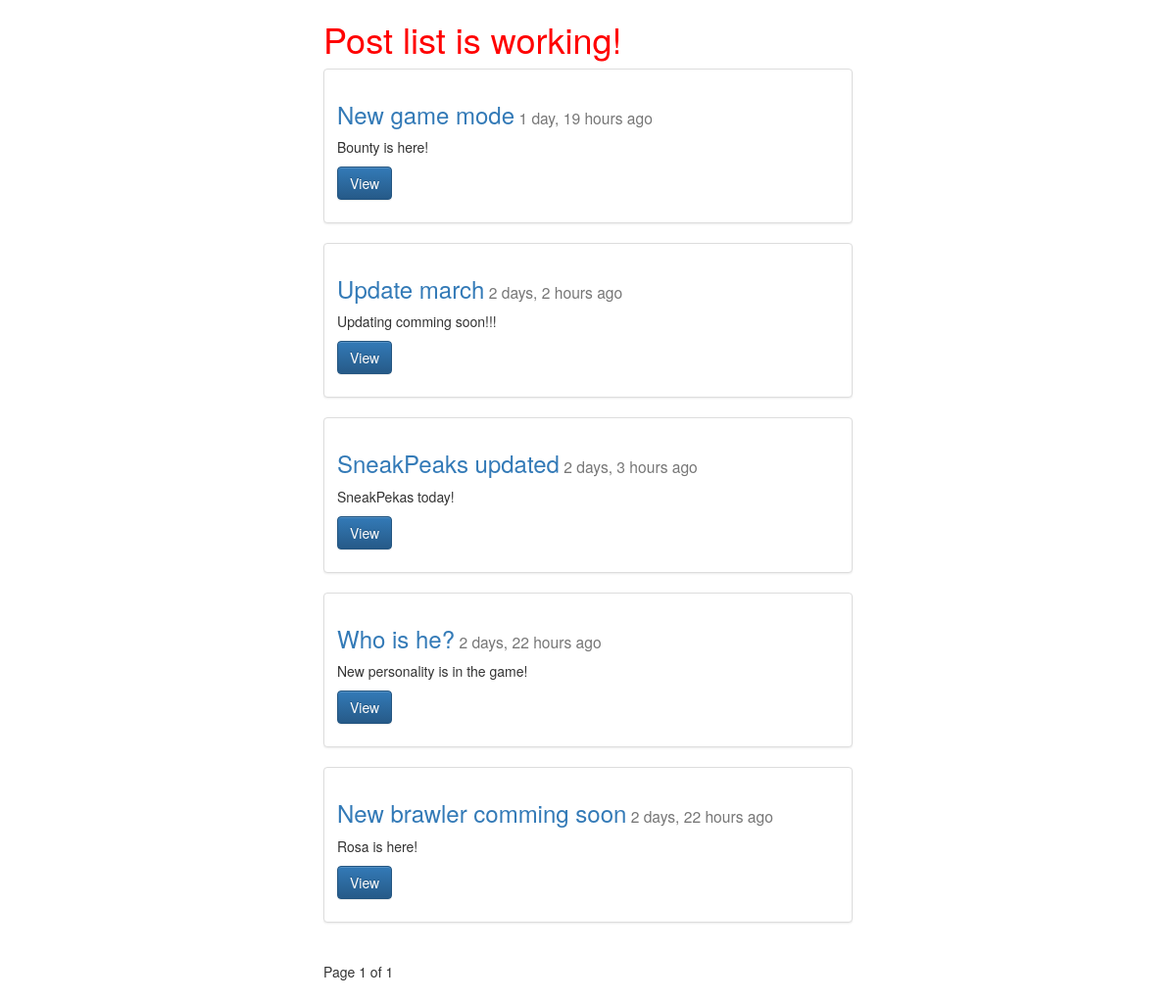
/posts/, run on an earlier commit of the app's database.
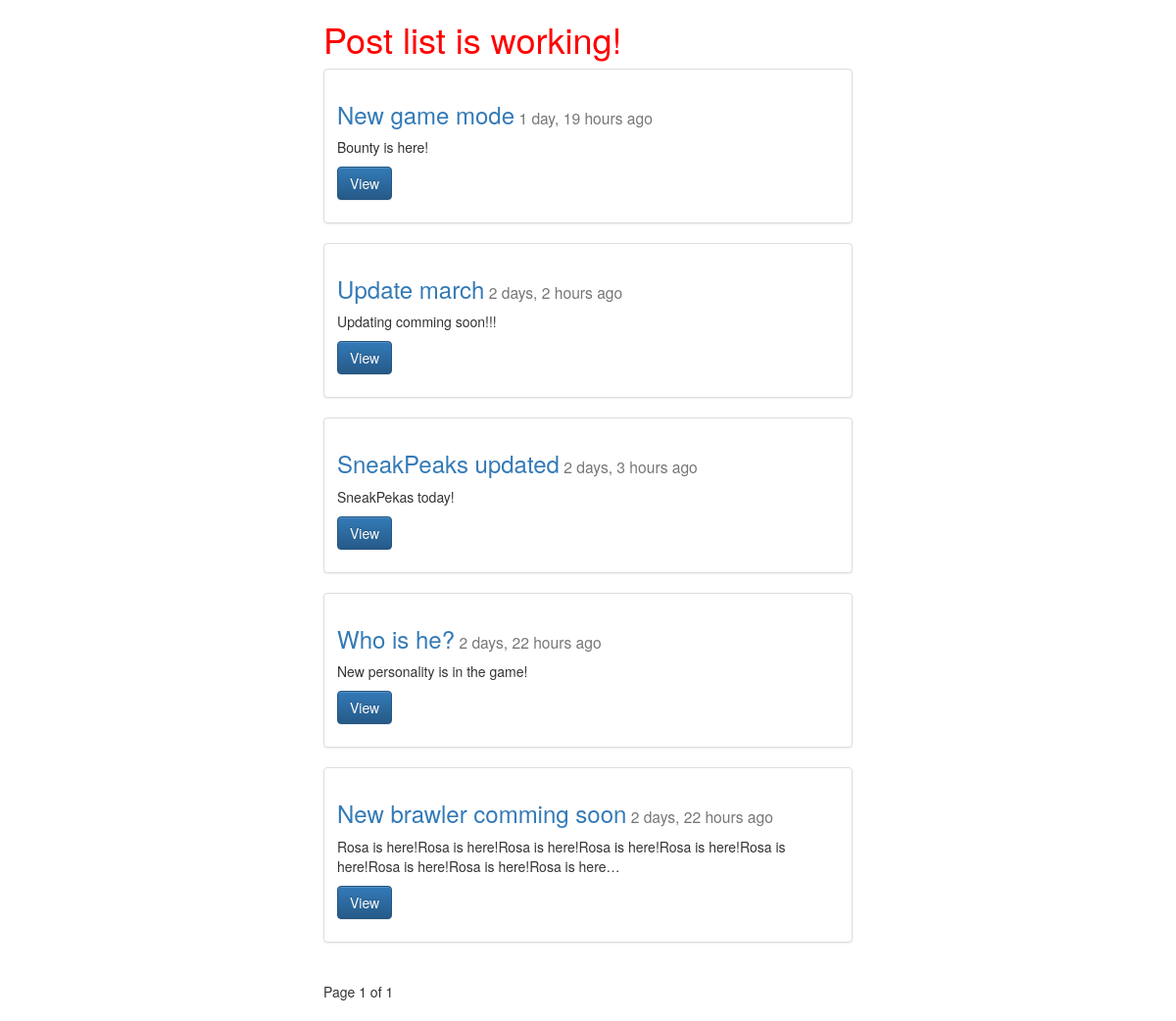
And on a later commit of the database.
### posts/models.py (models this page shows, shortened)
class Post(models.Model):
    title = models.CharField(max_length=255)
    content = models.TextField()
    updated = models.DateTimeField(auto_now=True, auto_now_add=False)
    timestamp = models.DateTimeField(auto_now=False, auto_now_add=True)
    def get_absolute_url(self):
        return reverse("posts:detail", kwargs={"id": self.id})

### posts/views.py (the view)
def post_list(request):
    queryset_list = Post.objects.all().order_by("-timestamp")
    paginator = Paginator(queryset_list, 10)
    page_request_var = "page"
    page = request.GET.get(page_request_var)
    try:
        queryset = paginator.page(page)
    except PageNotAnInteger:
        queryset = paginator.page(1)
    except EmptyPage:
        queryset = paginator.page(paginator.num_pages)
    context = {
        "object_list": queryset,
        "title": "Post list is working!",
        "page_request_var": page_request_var
    }
    return render(request, "post_list.html", context)

### templates/post_list.html (shortened to what this page needs)
{% extends "base.html" %}
{% block content %}
<div class="col-sm-6 col-sm-offset-3">
  <h1>{{ title }}</h1>
  {% for obj in object_list %}
    <div class="row">
      <div class="col-sm-12">
        <div class="thumbnail">
          <div class="caption">
            <h3>
              <a href='{{ obj.get_absolute_url }}'>{{ obj.title }}</a><small> {{ obj.timestamp | timesince }} ago</small>
            </h3>
            <p>{{ obj.content | linebreaks | truncatechars:120 }}</p>
            <p><a href="{{ obj.get_absolute_url }}" class="btn btn-primary" role="button">View</a></p>
          </div>
        </div>
      </div>
    </div>
  {% endfor %}
  <div class="pagination">
    <span class="step-links">
      <span class="current">
        Page {{ object_list.number }} of {{ object_list.paginator.num_pages }}
      </span>
    </span>
  </div>
</div>
{% endblock content %}

What changed in the data, as far as the page shows it:
changed Post "New brawler comming soon": content "Rosa is here!" → "Rosa is here!Rosa is here!Rosa is here!Rosa is here!Rosa is here!Rosa is here!Rosa is here!Rosa is here!Rosa is here…"
